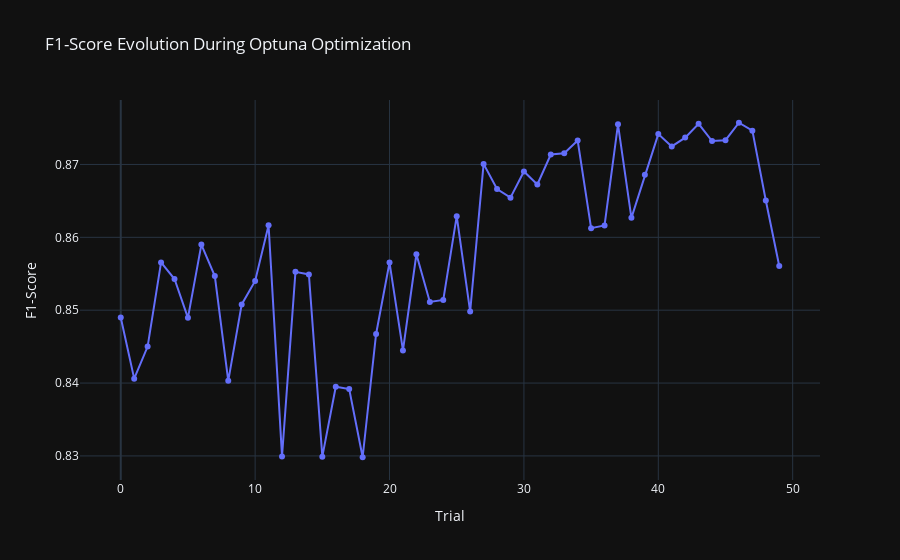

Notebook code for this chart:
### Code cell
visualizations['f1_score_evolution']

### Figure 1 — Plotly figure (JSON) as saved in the notebook; plotly's stock layout.template omitted (floating-point values rounded to 4 significant figures)
{"data": [{"mode": "lines+markers", "name": "F1-score", "type": "scatter", "x": [0, 1, 2, 3, 4, 5, 6, 7, 8, 9, 10, 11, 12, 13, 14, 15, 16, 17, 18, 19, 20, 21, 22, 23, 24, 25, 26, 27, 28, 29, 30, 31, 32, 33, 34, 35, 36, 37, 38, 39, 40, 41, 42, 43, 44, 45, 46, 47, 48, 49], "y": [0.849, 0.8406, 0.845, 0.8566, 0.8543, 0.8489, 0.859, 0.8547, 0.8403, 0.8508, 0.854, 0.8616, 0.8299, 0.8553, 0.8549, 0.8299, 0.8395, 0.8392, 0.8298, 0.8467, 0.8565, 0.8445, 0.8577, 0.8511, 0.8514, 0.8629, 0.8498, 0.8701, 0.8666, 0.8654, 0.869, 0.8673, 0.8714, 0.8716, 0.8733, 0.8613, 0.8616, 0.8755, 0.8627, 0.8686, 0.8742, 0.8725, 0.8737, 0.8756, 0.8732, 0.8733, 0.8757, 0.8746, 0.8651, 0.8561]}], "layout": {"title": {"text": "F1-Score Evolution During Optuna Optimization"}, "xaxis": {"title": {"text": "Trial"}}, "yaxis": {"title": {"text": "F1-Score"}}}}
